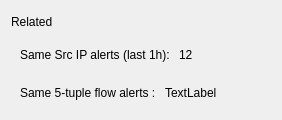
<?xml version="1.0" encoding="UTF-8"?>
<ui version="4.0">
 <class>Related</class>
 <widget class="QWidget" name="Related">
  <property name="geometry">
   <rect>
    <x>0</x>
    <y>0</y>
    <width>282</width>
    <height>120</height>
   </rect>
  </property>
  <property name="sizePolicy">
   <sizepolicy hsizetype="Expanding" vsizetype="Preferred">
    <horstretch>0</horstretch>
    <verstretch>0</verstretch>
   </sizepolicy>
  </property>
  <property name="windowTitle">
   <string>Form</string>
  </property>
  <layout class="QVBoxLayout" name="verticalLayout">
   <item>
    <widget class="QLabel" name="label">
     <property name="text">
      <string>Related</string>
     </property>
    </widget>
   </item>
   <item>
    <widget class="QWidget" name="widget" native="true">
     <layout class="QHBoxLayout" name="horizontalLayout">
      <item>
       <widget class="QLabel" name="label_2">
        <property name="text">
         <string>Same Src IP alerts (last 1h): </string>
        </property>
       </widget>
      </item>
      <item>
       <widget class="QLabel" name="label_3">
        <property name="text">
         <string>12</string>
        </property>
       </widget>
      </item>
     </layout>
    </widget>
   </item>
   <item>
    <widget class="QWidget" name="widget_2" native="true">
     <layout class="QHBoxLayout" name="horizontalLayout_2">
      <item>
       <widget class="QLabel" name="label_4">
        <property name="text">
         <string>Same 5-tuple flow alerts : </string>
        </property>
       </widget>
      </item>
      <item>
       <widget class="QLabel" name="label_5">
        <property name="text">
         <string>TextLabel</string>
        </property>
       </widget>
      </item>
     </layout>
    </widget>
   </item>
  </layout>
 </widget>
 <resources/>
 <connections/>
</ui>
